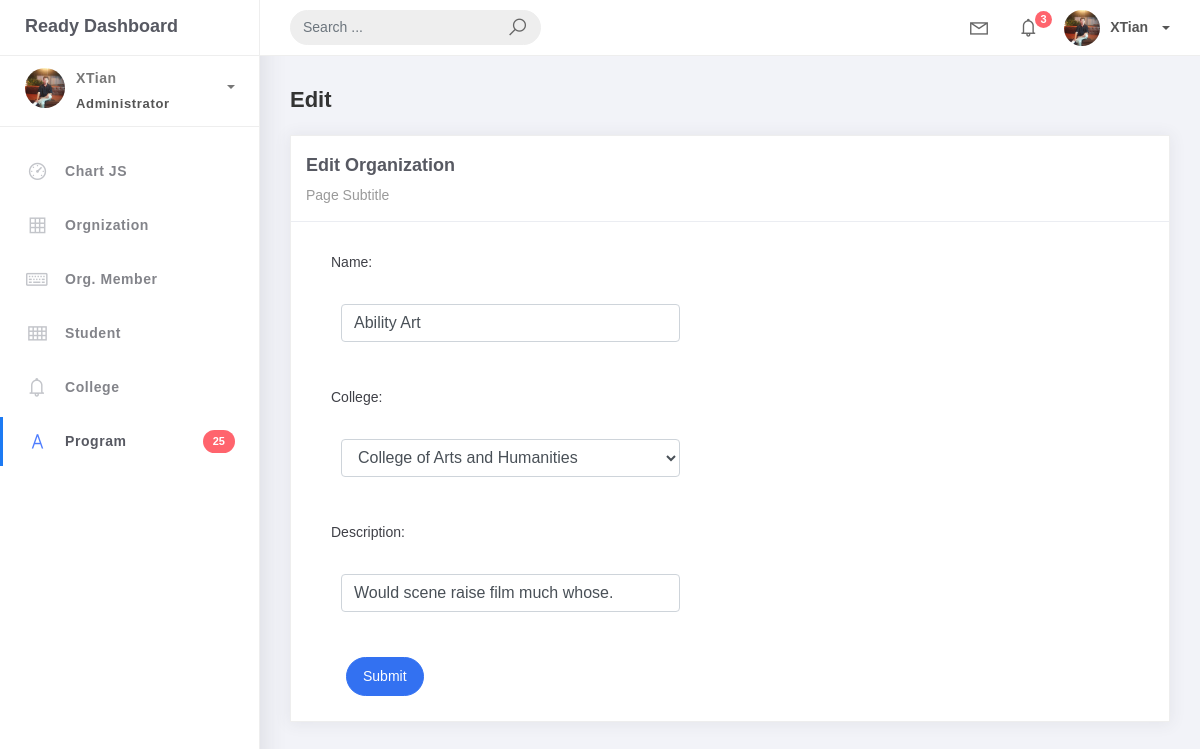
/organization-list/4/, run on an earlier commit of the app's database.
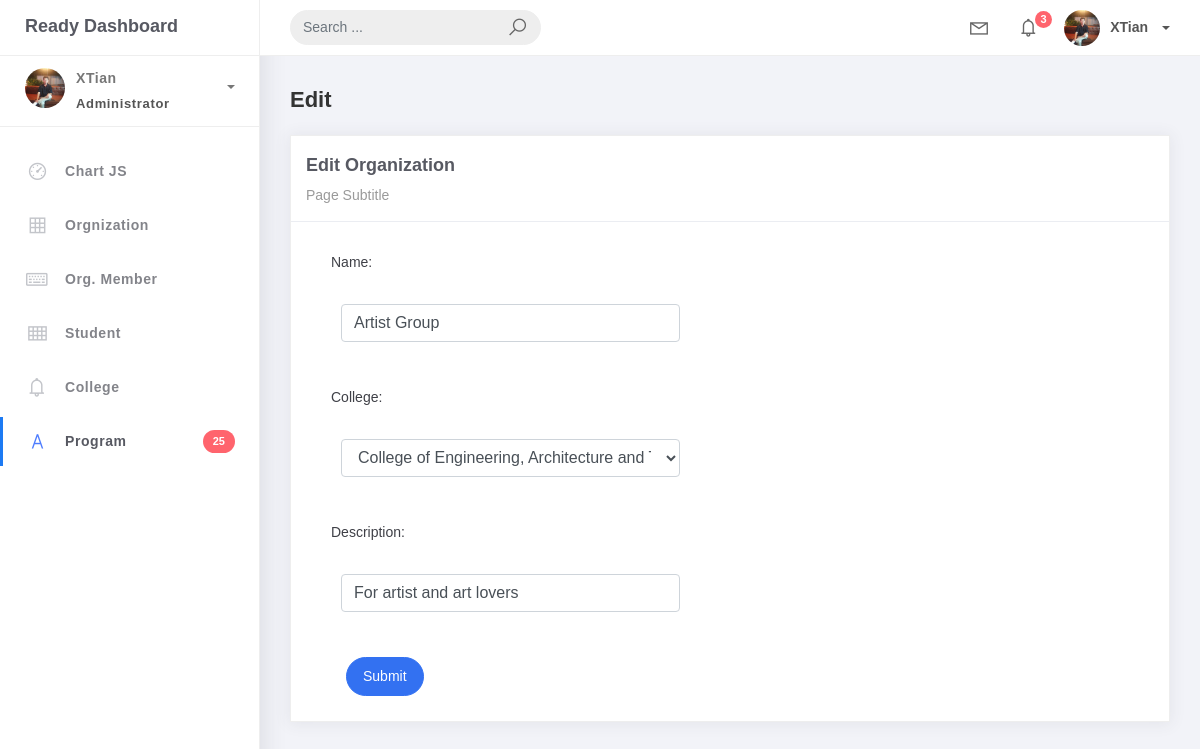
And on a later commit of the database.
### studentorg/models.py (models this page shows, shortened)
class BaseModel (models.Model):
    created_at = models.DateTimeField (auto_now_add=True, db_index=True)
    update_at = models.DateTimeField (auto_now=True)
    class Meta:
        abstract = True

class Organization(BaseModel):
    name = models.CharField(max_length=250)
    College = models.ForeignKey(College, null=True, blank=True, on_delete=models.CASCADE)
    description = models.CharField(max_length=500)

### studentorg/views.py (the view)
# urls.py: path('organization-list/<pk>/', OrganizationUpdateView.as_view(), name='organization-update'),
class OrganizationUpdateView(UpdateView):
    model = Organization
    form_class = OrganizationForm
    template_name = 'org_edit.html'
    success_url = reverse_lazy('organization-list')

### studentorg/forms.py
class OrganizationForm(ModelForm):
    class Meta:
        model = Organization
        fields = "__all__"

### studentorg/models.py (called while the page is built)
    def __str__(self):
        return self.college_name

### templates/org_edit.html
{% extends 'base.html' %} {% load static %} {% block content %}
<div class="content">
    <div class="container-fluid">
        <h4 class="page-title">Edit</h4>
        <div class="row">
            <div class="col-md-12">
                <div class="card">
                    <div class="card-header">
                        <div class="card-title">Edit Organization</div>
                        <div class="card-category">Page Subtitle</div>
                    </div>
                    <div class="col-md-6">
                        <div class="card-body">
                            <form class="" action="" method="post" novalidate>
                                {% csrf_token %} {% include 'includes/form.html' %}
                                <div class="form-group">
                                    <div class="col-md-12 col-sm-3">
                                        <button type="submit" class="btn btn-primary btn-rounded">Submit</button>
                                    </div>
                                </div>
                            </form>
                        </div>
                    </div>
                </div>
            </div>
        </div>
    </div>
</div>
{% endblock %}

### templates/includes/form.html (shortened to what this page needs)
{% load widget_tweaks %}
{% for field in form %}
<div class="field item form-group">
    <label>{{ field.label_tag }}</label>
    <div class="form-group">
        {% render_field field class="form-control" %}
    </div>
</div>
{% endfor %}

What changed in the data, as far as the page shows it:
changed Organization: name "Ability Art" → "Artist Group"; College "College of Arts and Humanities" → "College of Engineering, Architecture and Technology"; description "Would scene raise film much whose." → "For artist and art lovers"
